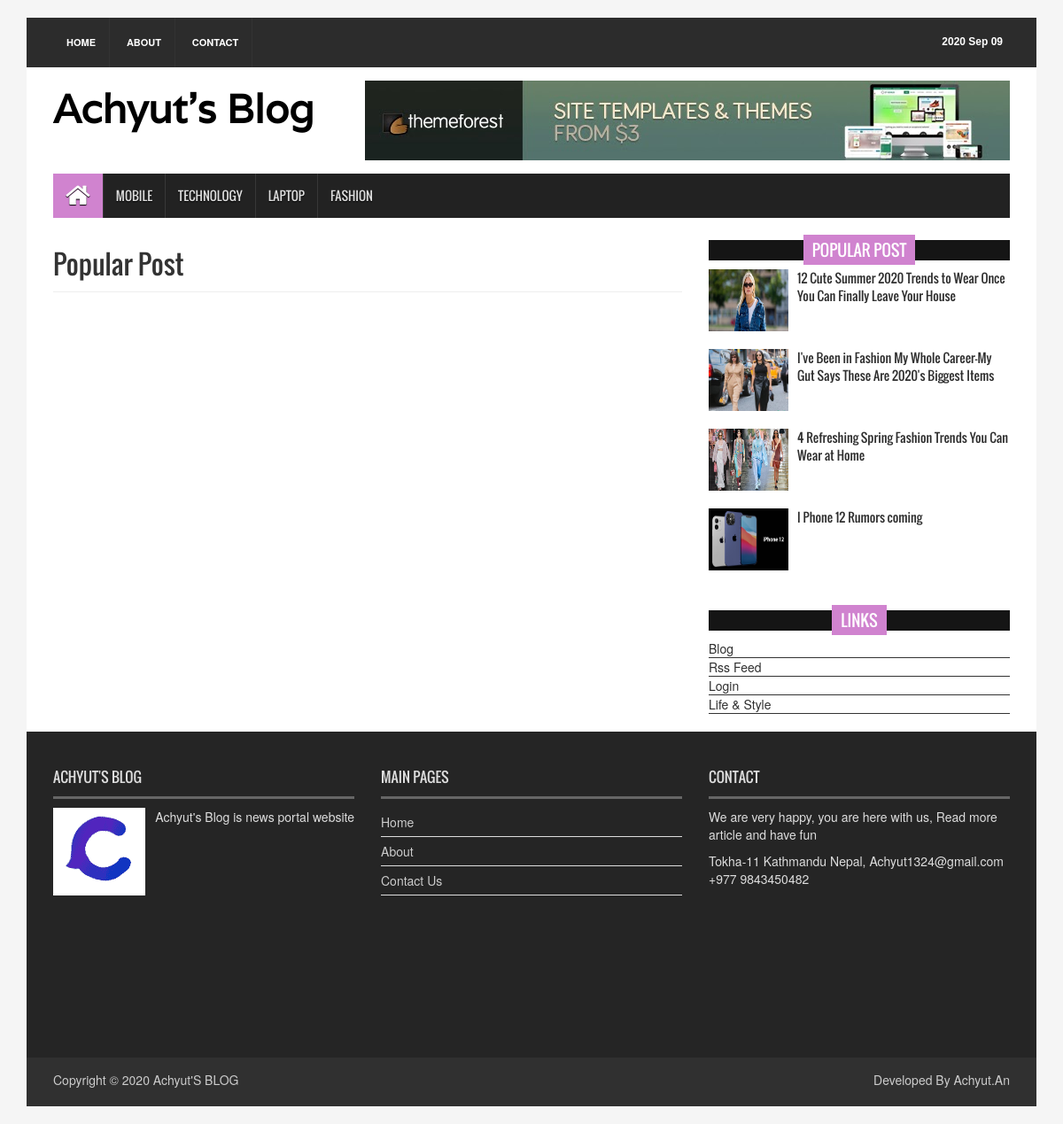
/details, run on the app's committed database.
### news/models.py (models this page shows, shortened)
class MainMenu(models.Model):
    created_at = models.DateField()
    posted_by = models.ForeignKey(User, on_delete=models.CASCADE)
    name = models.CharField(max_length=100, unique=True)
    title = models.CharField(max_length=255, unique=True)
    slug = models.CharField(max_length=100, unique=True)
    status = models.BooleanField(default=0)
    image = models.ImageField(blank=True, upload_to='news')
    description = RichTextField()
    page_visit = models.IntegerField(default=0)

class Blog(models.Model):
    created_at = models.DateField()
    posted_by = models.ForeignKey(User, on_delete=models.CASCADE)
    main_menu = models.ForeignKey(MainMenu, on_delete=models.CASCADE, blank=True)
    sub_menu = models.ForeignKey(SubMenu, on_delete=models.CASCADE)
    name = models.CharField(max_length=100, unique=True)
    title = models.CharField(max_length=255, unique=True)
    slug = models.CharField(max_length=100, unique=True)
    status = models.BooleanField(default=0)
    image = models.ImageField(blank=True, upload_to='news')
    description = RichTextField()
    page_visit = models.IntegerField(default=0)
    tags = TaggableManager()

### news/views.py (the view)
# urls.py: path('details', views.details, name='details'),
def details(request):
    data={
        'popularPost': Blog.objects.all().order_by('-page_visit')[:4],
    }
    return render(request, 'pages/category.html',data)

### news/general.py (called while the page is built)
def send_data(request):
    data = {
        'MenuData': MainMenu.objects.prefetch_related('submenu_set').all()
    }
    return data

### news/templates/pages/category.html (shortened to what this page needs)
{% extends 'master/master.html' %}
{% block content %}
{% load static %}
<section id="contentSection">
    <div class="row">
        <div class="col-lg-8 col-md-8 col-sm-8">
            <div class="left_content">
                <div class="single_page">
                    <h2><span>Popular Post</span></h2>
                    <hr>
                </div>
            </div>
        </div>
        <div class="col-lg-4 col-md-4 col-sm-4">
            <aside class="right_content">
                <div class="single_sidebar">
                    <h2><span>Popular Post</span></h2>
                    <ul class="spost_nav">
                        {% for popular in popularPost %}
                        <li>
                            <div class="media wow fadeInDown"><a href="{% url 'blog' popular.slug %}" class="media-left"> <img alt=""
                                                                                                                  src="{{popular.image.url}}">
                            </a>
                                <div class="media-body"><a href="{% url 'blog' popular.slug %}" class="catg_title"> {{popular.title}}</a></div>
                            </div>
                        </li>
                        {% endfor %}
                    </ul>
                </div>
                <div class="single_sidebar wow fadeInDown">
                    <h2><span>Links</span></h2>
                    <ul>
                        <li><a href="#">Blog</a></li>
                        <li><a href="#">Rss Feed</a></li>
                        <li><a href="#">Login</a></li>
                        <li><a href="#">Life &amp; Style</a></li>
                    </ul>
                </div>
            </aside>
        </div>
    </div>
</section>
{% endblock %}

### news/templates/layout/nav.html (shortened to what this page needs)
  <section id="navArea">
    <nav class="navbar navbar-inverse" role="navigation">
      <div id="navbar" class="navbar-collapse collapse">
        <ul class="nav navbar-nav main_nav">
          <li class="active"><a href="{% url 'home' %}"><span class="fa fa-home desktop-home"></span><span class="mobile-show">Home</span></a></li>
          {% for menu in MenuData %}
          {% if menu.status %}
          {% if menu.submenu_set.all %}
          <li class="dropdown"> <a href="#" class="dropdown-toggle" data-toggle="dropdown" role="button" aria-expanded="false">{{menu.name}}</a>
          </li>
          {% else %}
            <li><a href="{% url 'main-menu-details' menu.name %}">{{menu.name}}</a></li>
          {% endif %}
          {% endif %}
          {% endfor %}
        </ul>
      </div>
    </nav>
  </section>

### static/assets/css/theme.css (style rules this page uses)
.navbar-inverse .navbar-nav > .active > a, .navbar-inverse .navbar-nav > .active > a:hover, .navbar-inverse .navbar-nav > .active > a:focus { background-color:#d083cf }
.single_sidebar > h2 span { background:none repeat scroll 0 0 #d083cf }

### static/assets/css/style.css (style rules this page uses)
body { background:#f5f5f5 }
ul { padding:0; margin:0; list-style:none }
a { text-decoration:none; color:#2f2f2f }
h1, h2, h3, h4, h5, h6 { font-family:'Oswald',sans-serif }
h2 { line-height:23px }
img { border:none }
#navArea { float:left; display:inline; width:100%; padding:0 30px; background-color:#fff }
.navbar { border:medium none; border-radius:0 }
.navbar-inverse .navbar-nav > li > a { border-left:1px solid #383838; color:#ddd; font-family:'Oswald',sans-serif; display:inline-block; height:50px; line-height:50px; padding:0 14px; text-shadow:0 1px 1px #000; text-transform:uppercase; -webkit-transition:all 0.5s; -mz-transition:all 0.5s; -ms-transition:all 0.5s; -o-transition:all 0.5s; transition:all 0.5s }
.navbar-inverse .navbar-nav > li:first-child a { border:none }
.navbar-inverse .navbar-nav > .active > a, .navbar-inverse .navbar-nav > .active > a:hover, .navbar-inverse .navbar-nav > .active > a:focus { color:#fff }
.navbar-collapse { padding-left:0 }
.desktop-home { display:block; font-size:30px; margin-top:10px }
#contentSection { float:left; display:inline; width:100%; background-color:#fff; padding:0 30px }
.left_content { float:left; display:inline; width:100% }
.right_content { float:left; display:inline; width:100%; min-height:300px }
.spost_nav li { float:left; display:block; width:100%; margin-bottom:10px }
.spost_nav .media-left { width:100px; height:80px }
.media-left > img { height:70px; width:90px }
.spost_nav .media-body > a { font-family:"Oswald",sans-serif }
.single_sidebar { float:left; display:inline; width:100%; margin-bottom:20px }
.single_sidebar > h2 { background:none repeat scroll 0 0 #151515; color:#fff; font-family:"Oswald",sans-serif; font-size:18px; font-weight:400; margin-bottom:10px; margin-left:0; margin-top:5px; padding:0; position:relative; text-align:center; text-transform:uppercase }
.single_sidebar > h2 span { padding:4px 10px }
.single_sidebar ul li a { border-bottom:1px solid #333; display:block }
.single_sidebar .spost_nav li a { border-bottom:none; float:left }
.single_page { float:left; display:inline; width:100% }

### data on the page
MainMenu: name "MOBILE"
MainMenu: name "TECHNOLOGY"
MainMenu: name "LAPTOP"
MainMenu: name "FASHION"
Blog: image (picture), title "12 Cute Summer 2020 Trends to Wear Once You Can Finally Leave Your House"
Blog: image (picture), title "I've Been in Fashion My Whole Career—My Gut Says These Are 2020's Biggest Items"
Blog: image (picture), title "4 Refreshing Spring Fashion Trends You Can Wear at Home"
Blog: image (placeholder picture), title "I Phone 12 Rumors coming"
